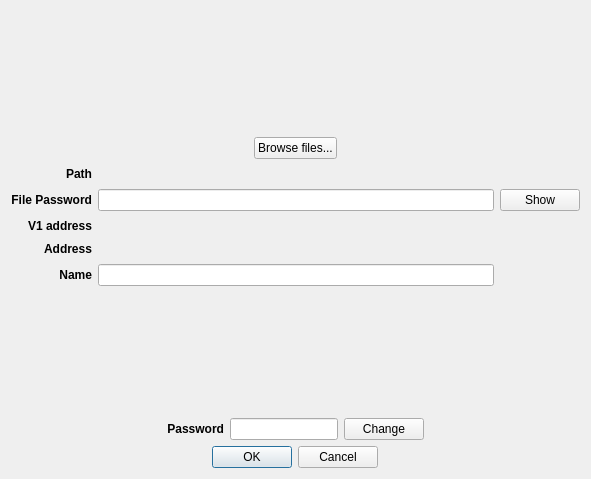
<?xml version="1.0" encoding="UTF-8"?>
<ui version="4.0">
 <class>V1FileImportDialog</class>
 <widget class="QDialog" name="V1FileImportDialog">
  <property name="geometry">
   <rect>
    <x>0</x>
    <y>0</y>
    <width>591</width>
    <height>479</height>
   </rect>
  </property>
  <property name="maximumSize">
   <size>
    <width>16777215</width>
    <height>16777215</height>
   </size>
  </property>
  <property name="windowTitle">
   <string>Import a V1 file</string>
  </property>
  <layout class="QVBoxLayout" name="verticalLayout">
   <item alignment="Qt::AlignHCenter">
    <widget class="QLabel" name="imageLabel">
     <property name="maximumSize">
      <size>
       <width>200</width>
       <height>200</height>
      </size>
     </property>
     <property name="text">
      <string/>
     </property>
     <property name="pixmap">
      <pixmap resource="../../icons/tikka.slots.pyqt.resources.icons.index.qrc">:/images/keys</pixmap>
     </property>
     <property name="scaledContents">
      <bool>true</bool>
     </property>
    </widget>
   </item>
   <item alignment="Qt::AlignHCenter">
    <widget class="QPushButton" name="browseFilesButton">
     <property name="text">
      <string>Browse files...</string>
     </property>
     <property name="autoExclusive">
      <bool>false</bool>
     </property>
    </widget>
   </item>
   <item>
    <layout class="QGridLayout" name="gridLayout">
     <item row="1" column="2">
      <widget class="QPushButton" name="showButton">
       <property name="text">
        <string>Show</string>
       </property>
      </widget>
     </item>
     <item row="1" column="0">
      <widget class="QLabel" name="filePasswordLabel">
       <property name="font">
        <font>
         <weight>75</weight>
         <bold>true</bold>
        </font>
       </property>
       <property name="text">
        <string>File Password</string>
       </property>
       <property name="alignment">
        <set>Qt::AlignRight|Qt::AlignTrailing|Qt::AlignVCenter</set>
       </property>
      </widget>
     </item>
     <item row="2" column="0">
      <widget class="QLabel" name="v1AddressLabel">
       <property name="font">
        <font>
         <weight>75</weight>
         <bold>true</bold>
        </font>
       </property>
       <property name="text">
        <string>V1 address</string>
       </property>
       <property name="alignment">
        <set>Qt::AlignRight|Qt::AlignTrailing|Qt::AlignVCenter</set>
       </property>
      </widget>
     </item>
     <item row="2" column="1">
      <widget class="QLabel" name="v1AddressValueLabel">
       <property name="text">
        <string/>
       </property>
      </widget>
     </item>
     <item row="1" column="1">
      <widget class="QLineEdit" name="filePasswordLineEdit">
       <property name="echoMode">
        <enum>QLineEdit::Password</enum>
       </property>
      </widget>
     </item>
     <item row="0" column="0">
      <widget class="QLabel" name="pathLabel">
       <property name="font">
        <font>
         <weight>75</weight>
         <bold>true</bold>
        </font>
       </property>
       <property name="text">
        <string>Path</string>
       </property>
       <property name="alignment">
        <set>Qt::AlignRight|Qt::AlignTrailing|Qt::AlignVCenter</set>
       </property>
      </widget>
     </item>
     <item row="0" column="1">
      <widget class="QLabel" name="pathValueLabel">
       <property name="text">
        <string/>
       </property>
      </widget>
     </item>
     <item row="3" column="0">
      <widget class="QLabel" name="addressLabel">
       <property name="font">
        <font>
         <weight>75</weight>
         <bold>true</bold>
        </font>
       </property>
       <property name="text">
        <string>Address</string>
       </property>
       <property name="alignment">
        <set>Qt::AlignRight|Qt::AlignTrailing|Qt::AlignVCenter</set>
       </property>
      </widget>
     </item>
     <item row="3" column="1">
      <widget class="QLabel" name="addressValueLabel">
       <property name="text">
        <string/>
       </property>
      </widget>
     </item>
     <item row="4" column="0">
      <widget class="QLabel" name="nameLabel">
       <property name="font">
        <font>
         <weight>75</weight>
         <bold>true</bold>
        </font>
       </property>
       <property name="text">
        <string>Name</string>
       </property>
       <property name="alignment">
        <set>Qt::AlignRight|Qt::AlignTrailing|Qt::AlignVCenter</set>
       </property>
      </widget>
     </item>
     <item row="4" column="1">
      <widget class="QLineEdit" name="nameLineEdit"/>
     </item>
    </layout>
   </item>
   <item alignment="Qt::AlignHCenter">
    <widget class="QLabel" name="errorLabel">
     <property name="styleSheet">
      <string notr="true">color: rgb(255, 0, 0)</string>
     </property>
     <property name="text">
      <string/>
     </property>
    </widget>
   </item>
   <item>
    <layout class="QHBoxLayout" name="horizontalLayout">
     <item>
      <spacer name="horizontalSpacer">
       <property name="orientation">
        <enum>Qt::Horizontal</enum>
       </property>
       <property name="sizeHint" stdset="0">
        <size>
         <width>40</width>
         <height>20</height>
        </size>
       </property>
      </spacer>
     </item>
     <item alignment="Qt::AlignRight">
      <widget class="QLabel" name="passwordLabel">
       <property name="sizePolicy">
        <sizepolicy hsizetype="Preferred" vsizetype="Preferred">
         <horstretch>0</horstretch>
         <verstretch>0</verstretch>
        </sizepolicy>
       </property>
       <property name="font">
        <font>
         <weight>75</weight>
         <bold>true</bold>
        </font>
       </property>
       <property name="text">
        <string>Password</string>
       </property>
       <property name="alignment">
        <set>Qt::AlignRight|Qt::AlignTrailing|Qt::AlignVCenter</set>
       </property>
      </widget>
     </item>
     <item alignment="Qt::AlignHCenter">
      <widget class="QLineEdit" name="passwordLineEdit">
       <property name="sizePolicy">
        <sizepolicy hsizetype="Fixed" vsizetype="Fixed">
         <horstretch>0</horstretch>
         <verstretch>0</verstretch>
        </sizepolicy>
       </property>
       <property name="alignment">
        <set>Qt::AlignCenter</set>
       </property>
       <property name="readOnly">
        <bool>true</bool>
       </property>
      </widget>
     </item>
     <item alignment="Qt::AlignLeft">
      <widget class="QPushButton" name="changeButton">
       <property name="sizePolicy">
        <sizepolicy hsizetype="Fixed" vsizetype="Fixed">
         <horstretch>0</horstretch>
         <verstretch>0</verstretch>
        </sizepolicy>
       </property>
       <property name="text">
        <string>Change</string>
       </property>
      </widget>
     </item>
     <item>
      <spacer name="horizontalSpacer_2">
       <property name="orientation">
        <enum>Qt::Horizontal</enum>
       </property>
       <property name="sizeHint" stdset="0">
        <size>
         <width>40</width>
         <height>20</height>
        </size>
       </property>
      </spacer>
     </item>
    </layout>
   </item>
   <item alignment="Qt::AlignHCenter">
    <widget class="QDialogButtonBox" name="buttonBox">
     <property name="enabled">
      <bool>true</bool>
     </property>
     <property name="orientation">
      <enum>Qt::Horizontal</enum>
     </property>
     <property name="standardButtons">
      <set>QDialogButtonBox::Cancel|QDialogButtonBox::Ok</set>
     </property>
    </widget>
   </item>
  </layout>
 </widget>
 <tabstops>
  <tabstop>browseFilesButton</tabstop>
  <tabstop>filePasswordLineEdit</tabstop>
  <tabstop>showButton</tabstop>
  <tabstop>nameLineEdit</tabstop>
  <tabstop>passwordLineEdit</tabstop>
  <tabstop>changeButton</tabstop>
 </tabstops>
 <resources>
  <include location="../../icons/tikka.slots.pyqt.resources.icons.index.qrc"/>
 </resources>
 <connections>
  <connection>
   <sender>buttonBox</sender>
   <signal>rejected()</signal>
   <receiver>V1FileImportDialog</receiver>
   <slot>reject()</slot>
   <hints>
    <hint type="sourcelabel">
     <x>316</x>
     <y>260</y>
    </hint>
    <hint type="destinationlabel">
     <x>286</x>
     <y>274</y>
    </hint>
   </hints>
  </connection>
  <connection>
   <sender>buttonBox</sender>
   <signal>accepted()</signal>
   <receiver>V1FileImportDialog</receiver>
   <slot>accept()</slot>
   <hints>
    <hint type="sourcelabel">
     <x>248</x>
     <y>254</y>
    </hint>
    <hint type="destinationlabel">
     <x>157</x>
     <y>274</y>
    </hint>
   </hints>
  </connection>
 </connections>
</ui>
